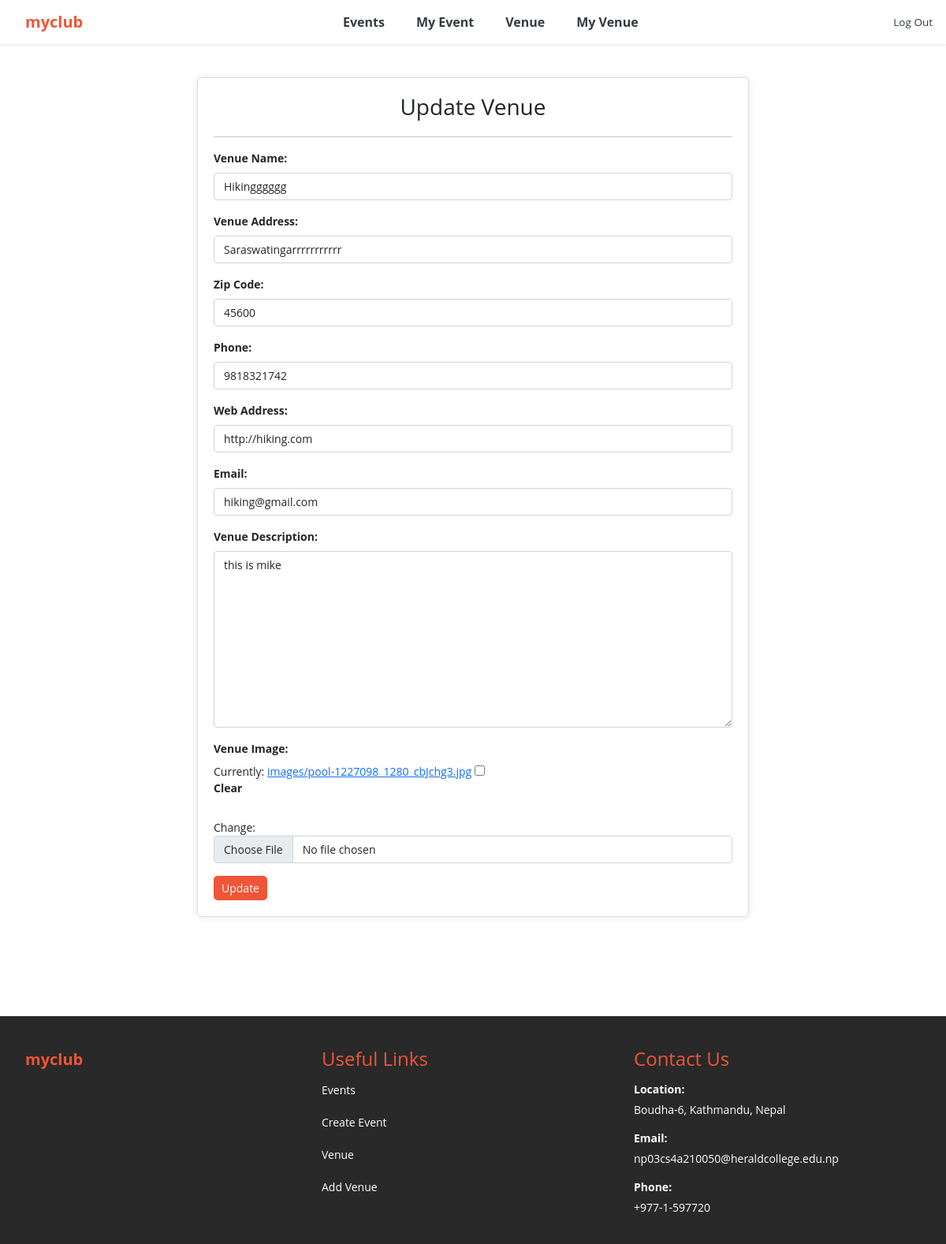
/update_venue/12 (signed in), run on the app's committed database.
### events/models.py (models this page shows, shortened)
class Venue(models.Model):
	name = models.CharField('Venue Name', max_length=120)
	address = models.CharField(max_length=300)
	zip_code = models.CharField('Zip Code', max_length=15)
	phone = models.CharField('Contact Phone', max_length=25, blank=True)
	web = models.URLField('Website Address', blank=True)
	email_address = models.EmailField('Email Address', blank=True)
	owner = models.IntegerField("Venue Owner", blank=False, default=1)
	venue_description = models.TextField(blank=True)
	venue_image = models.ImageField(null=True, blank=True, upload_to="images/")
	class Meta:
		ordering = ['name']

### events/views.py (the view)
# urls.py: path('update_venue/<venue_id>', views.update_venue, name='update-venue'),
def update_venue(request, venue_id):
	venue = Venue.objects.get(pk=venue_id)
	form = VenueForm(request.POST or None, request.FILES or None, instance=venue)
	if form.is_valid():
		form.save()
		messages.success(request, ("Your venue has been updated"))
		return redirect('my_venues')
	return render(request, 'events/update_venue.html',
		{'venue': venue, 'form':form})

### events/forms.py
class VenueForm(ModelForm):
	class Meta:
		model = Venue
		fields = ('name', 'address', 'zip_code', 'phone', 'web', 'email_address', 'venue_description', 'venue_image')
		labels = {
			'name': 'Venue Name',
			'address': 'Venue Address',
			'zip_code': 'Zip Code',
			'phone': 'Phone',
			'web': 'Web Address',
			'email_address': 'Email',
			'venue_description': 'Venue Description',
			'venue_image': 'Venue Image',
		}
		widgets = {
			'name': forms.TextInput(attrs={'class':'form-control'}),
			'address': forms.TextInput(attrs={'class':'form-control'}),
			'zip_code': forms.TextInput(attrs={'class':'form-control'}),
			'phone': forms.TextInput(attrs={'class':'form-control'}),
			'web': forms.TextInput(attrs={'class':'form-control'}),
			'email_address': forms.EmailInput(attrs={'class':'form-control'}),
			'venue_description': forms.Textarea(attrs={'class':'form-control'}),
			'venue_image': forms.ClearableFileInput(attrs={'class': 'form-control'}),
		}

### events/templates/events/update_venue.html (shortened to what this page needs)
{% extends 'events/base.html' %}
{% block content %}
	{% if user.is_authenticated %}
		{% if user.id == venue.owner %}
		<br>
			<div class="form-container">
				<div class="heading-container">
		            <h3>Update Venue</h3>
		        </div>
				<hr>
				<form action="" class="custom-form" method=POST enctype="multipart/form-data">
					{{ form.as_p }}
					<input type="submit" value="Update" class="btn btn-custom">
				</form>
			</div>
			<br>
		{% endif %}
	{% else %}
		<h4>Sorry! You must be logged in to view this page</h4>
		<a href="{% url 'login' %}">Login Here</a>
		<br><br><br><br>
		<br><br><br>
	{% endif %}
{% endblock %}

### events/templates/events/base.html (style rules this page uses)
body { font-size: 14px; font-weight: 400; font-family: "Open Sans", sans-serif; background: #FFFFFF; }
label { display: block; margin-bottom: 8px; font-weight: bold; }
.heading-container { text-align: center; margin-bottom: 20px; }
.form-control { font-size: 14px; }
.form-container { max-width: 700px; margin: auto; padding: 20px; border: 1px solid #ddd; border-radius: 5px; box-shadow: 0 0 10px rgba(0, 0, 0, 0.1); }
.custom-form { max-width: 100%; margin: 0 auto; }
.btn-custom { font-size: 14px; color: #FFFFFF; background-color: #f05537; cursor: pointer; padding: 5px 10px; text-decoration: none; border: none; border-radius: 5px; }

### events/templates/events/navbar.html (style rules this page uses)
:root { --bs-primary: #f05537; --bs-orange: #d1410c; }

### data on the page
Venue: name "Hikingggggg", address "Saraswatingarrrrrrrrrrr", zip_code "45600", phone "9818321742", web "http://hiking.com", email_address "hiking@gmail.com", venue_description "this is mike"
